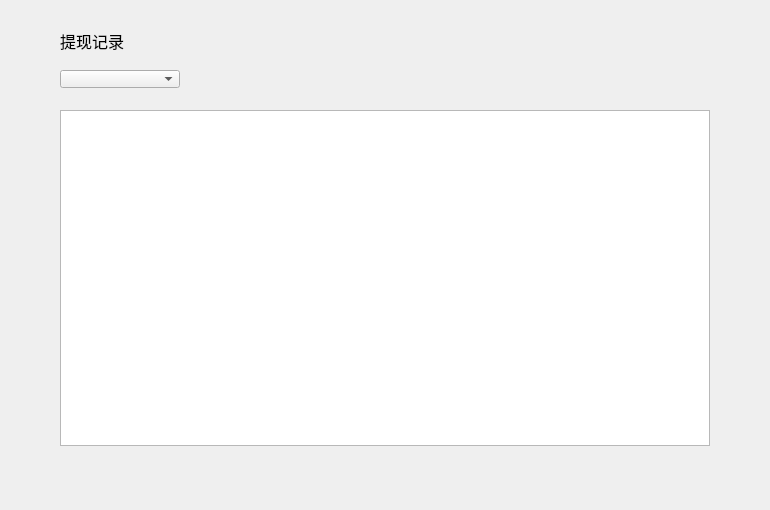
<?xml version="1.0" encoding="UTF-8"?>
<ui version="4.0">
 <class>WithdrawRecordWidget</class>
 <widget class="QWidget" name="WithdrawRecordWidget">
  <property name="geometry">
   <rect>
    <x>0</x>
    <y>0</y>
    <width>770</width>
    <height>510</height>
   </rect>
  </property>
  <property name="windowTitle">
   <string>Form</string>
  </property>
  <widget class="QTableWidget" name="withdrawRecordTableWidget">
   <property name="geometry">
    <rect>
     <x>60</x>
     <y>110</y>
     <width>650</width>
     <height>336</height>
    </rect>
   </property>
   <attribute name="horizontalHeaderVisible">
    <bool>false</bool>
   </attribute>
   <attribute name="verticalHeaderVisible">
    <bool>false</bool>
   </attribute>
   <column>
    <property name="text">
     <string>区块高度</string>
    </property>
    <property name="font">
     <font>
      <family>微软雅黑</family>
     </font>
    </property>
    <property name="textAlignment">
     <set>AlignCenter</set>
    </property>
   </column>
   <column>
    <property name="text">
     <string>提现地址</string>
    </property>
    <property name="font">
     <font>
      <family>微软雅黑</family>
     </font>
    </property>
    <property name="textAlignment">
     <set>AlignCenter</set>
    </property>
   </column>
   <column>
    <property name="text">
     <string>数量</string>
    </property>
    <property name="font">
     <font>
      <family>微软雅黑</family>
     </font>
    </property>
    <property name="textAlignment">
     <set>AlignCenter</set>
    </property>
   </column>
   <column>
    <property name="text">
     <string>手续费</string>
    </property>
    <property name="font">
     <font>
      <family>微软雅黑</family>
     </font>
    </property>
    <property name="textAlignment">
     <set>AlignCenter</set>
    </property>
   </column>
   <column>
    <property name="text">
     <string>交易ID</string>
    </property>
    <property name="font">
     <font>
      <family>微软雅黑</family>
     </font>
    </property>
    <property name="textAlignment">
     <set>AlignCenter</set>
    </property>
   </column>
   <column>
    <property name="text">
     <string>交易状态</string>
    </property>
    <property name="font">
     <font>
      <family>微软雅黑</family>
     </font>
    </property>
    <property name="textAlignment">
     <set>AlignCenter</set>
    </property>
   </column>
  </widget>
  <widget class="QComboBox" name="assetComboBox">
   <property name="geometry">
    <rect>
     <x>60</x>
     <y>70</y>
     <width>120</width>
     <height>18</height>
    </rect>
   </property>
   <property name="font">
    <font>
     <family>微软雅黑</family>
    </font>
   </property>
  </widget>
  <widget class="QStackedWidget" name="stackedWidget">
   <property name="geometry">
    <rect>
     <x>0</x>
     <y>470</y>
     <width>770</width>
     <height>41</height>
    </rect>
   </property>
  </widget>
  <widget class="QLabel" name="title_label">
   <property name="geometry">
    <rect>
     <x>60</x>
     <y>28</y>
     <width>200</width>
     <height>26</height>
    </rect>
   </property>
   <property name="font">
    <font>
     <family>微软雅黑</family>
     <pointsize>12</pointsize>
    </font>
   </property>
   <property name="text">
    <string>提现记录</string>
   </property>
  </widget>
 </widget>
 <resources/>
 <connections/>
</ui>
